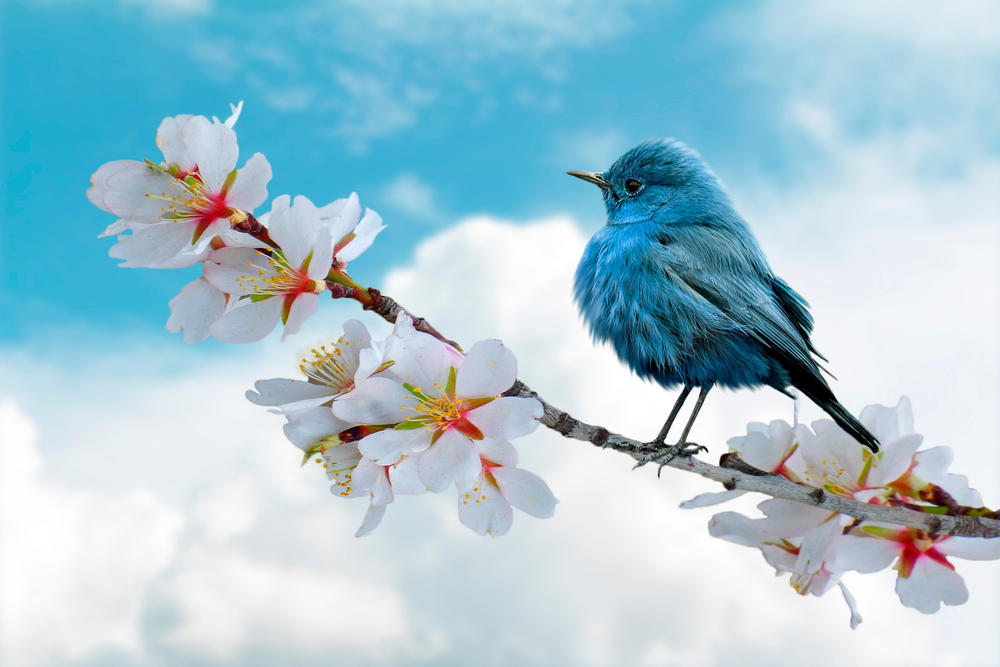
#> input picture lab4/image.png, 1000 x 667 px, shrunk from 1920 x 1280 before the run
$ python q4.py
#> lines starting #> are read from the running program, lines starting #| are printed output that depends on the picture; after the words box and inside, x2 and y2 are one past the last pixel; in counts of white or black regions, pixels touching at a corner belong together
import cv2
import matplotlib.pyplot as plt

img = cv2.imread('image.png', cv2.IMREAD_GRAYSCALE)
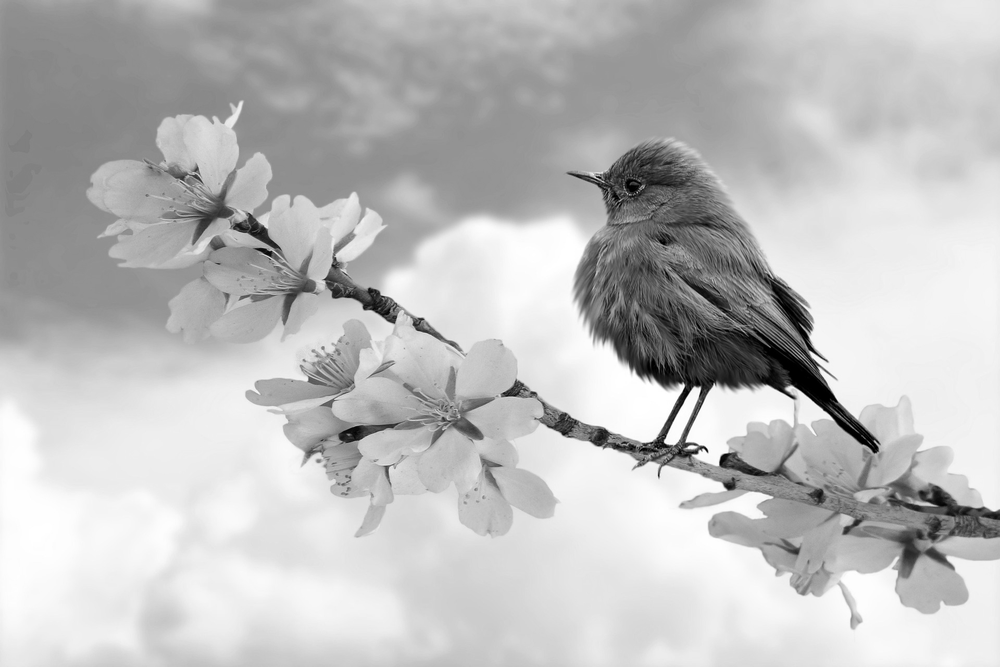
#> img: shape (667, 1000); min 0, max 255, mean 190

# Apply Canny with 3 different threshold configurations
canny_low = cv2.Canny(img, threshold1=30, threshold2=100)      # Captures more noise/weak edges
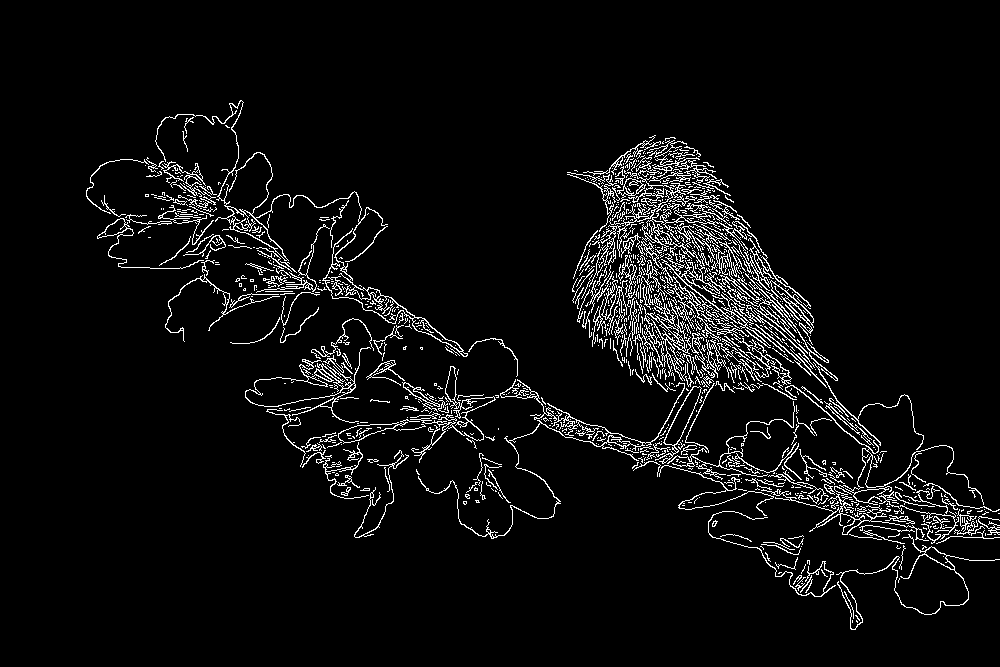
#> canny_low: shape (667, 1000); 5.2% white in thin lines or dots, all inside (x1, y1, x2, y2) = (86, 100, 1000, 630)
canny_medium = cv2.Canny(img, threshold1=80, threshold2=150)    # Balanced choice
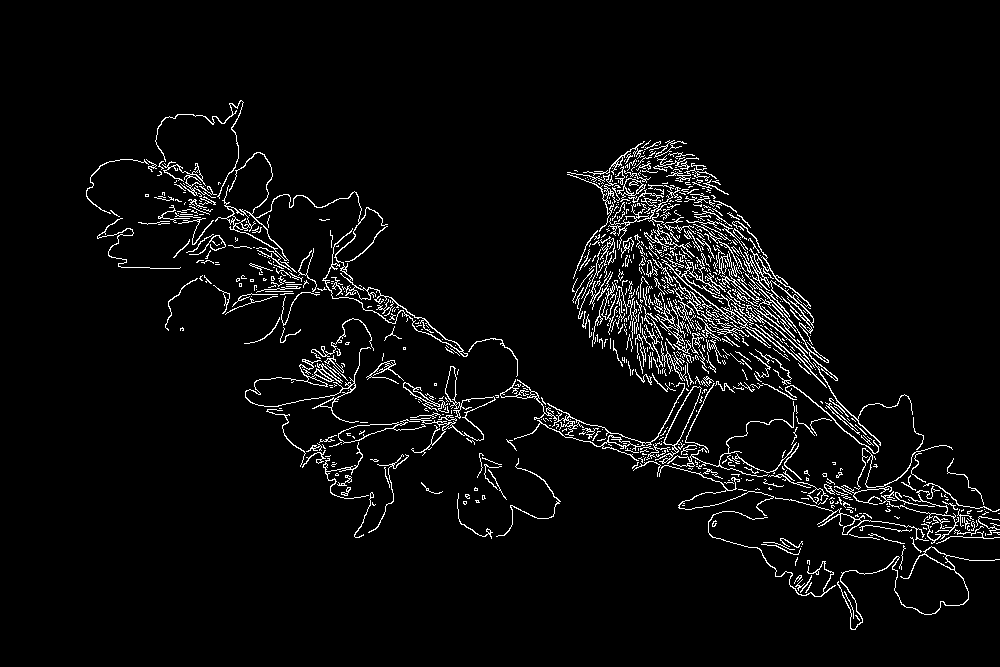
#> canny_medium: shape (667, 1000); 4.3% white in thin lines or dots, all inside (x1, y1, x2, y2) = (86, 100, 1000, 630)
canny_high = cv2.Canny(img, threshold1=150, threshold2=250)    # Captures only strong edges
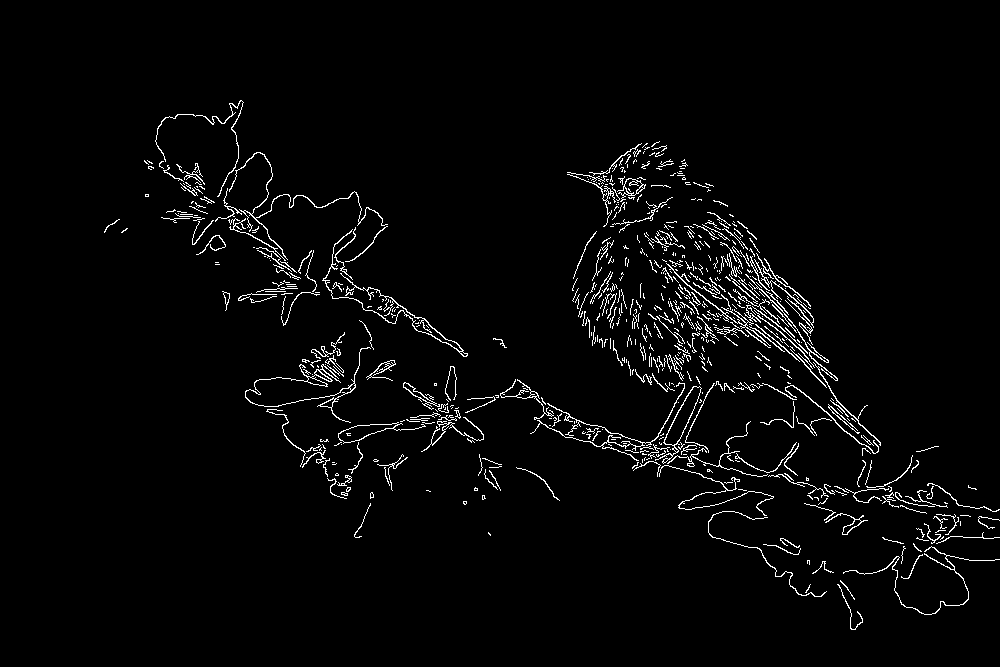
#> canny_high: shape (667, 1000); 2.8% white in thin lines or dots, all inside (x1, y1, x2, y2) = (104, 100, 1000, 630)

# Plotting Results
plt.figure(figsize=(15, 5))
plt.subplot(1, 4, 1), plt.imshow(img, cmap='gray'), plt.title('Original Gray')
plt.subplot(1, 4, 2), plt.imshow(canny_low, cmap='gray'), plt.title('Low Threshold (30, 100)')
plt.subplot(1, 4, 3), plt.imshow(canny_medium, cmap='gray'), plt.title('Mid Threshold (80, 150)')
plt.subplot(1, 4, 4), plt.imshow(canny_high, cmap='gray'), plt.title('High Threshold (150, 250)')
plt.tight_layout()
plt.show()
